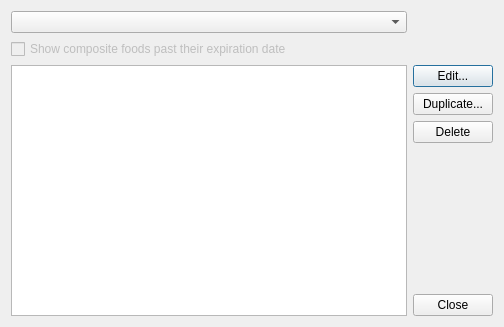
<?xml version="1.0" encoding="UTF-8"?>
<ui version="4.0">
 <class>MyFoodsUI</class>
 <widget class="QDialog" name="MyFoodsUI">
  <property name="windowModality">
   <enum>Qt::WindowModal</enum>
  </property>
  <property name="geometry">
   <rect>
    <x>0</x>
    <y>0</y>
    <width>504</width>
    <height>327</height>
   </rect>
  </property>
  <property name="windowTitle">
   <string>My Foods</string>
  </property>
  <layout class="QGridLayout" name="gridLayout">
   <item row="1" column="0">
    <layout class="QVBoxLayout" name="verticalLayout_2">
     <item>
      <widget class="QComboBox" name="cbFilter">
       <property name="frame">
        <bool>true</bool>
       </property>
      </widget>
     </item>
     <item>
      <widget class="QCheckBox" name="chkOld">
       <property name="enabled">
        <bool>false</bool>
       </property>
       <property name="text">
        <string>Show composite foods past their expiration date</string>
       </property>
       <property name="checkable">
        <bool>true</bool>
       </property>
      </widget>
     </item>
    </layout>
   </item>
   <item row="2" column="0">
    <widget class="QListWidget" name="lstFoods"/>
   </item>
   <item row="2" column="1">
    <layout class="QVBoxLayout" name="verticalLayout">
     <item>
      <widget class="QPushButton" name="btnEdit">
       <property name="text">
        <string>Edit...</string>
       </property>
      </widget>
     </item>
     <item>
      <widget class="QPushButton" name="btnDuplicate">
       <property name="text">
        <string>Duplicate...</string>
       </property>
      </widget>
     </item>
     <item>
      <widget class="QPushButton" name="btnDelete">
       <property name="enabled">
        <bool>true</bool>
       </property>
       <property name="text">
        <string>Delete</string>
       </property>
      </widget>
     </item>
     <item>
      <spacer name="verticalSpacer">
       <property name="orientation">
        <enum>Qt::Vertical</enum>
       </property>
       <property name="sizeHint" stdset="0">
        <size>
         <width>20</width>
         <height>40</height>
        </size>
       </property>
      </spacer>
     </item>
     <item>
      <widget class="QPushButton" name="btnClose">
       <property name="text">
        <string>Close</string>
       </property>
      </widget>
     </item>
    </layout>
   </item>
  </layout>
 </widget>
 <layoutdefault spacing="6" margin="11"/>
 <resources/>
 <connections/>
</ui>
